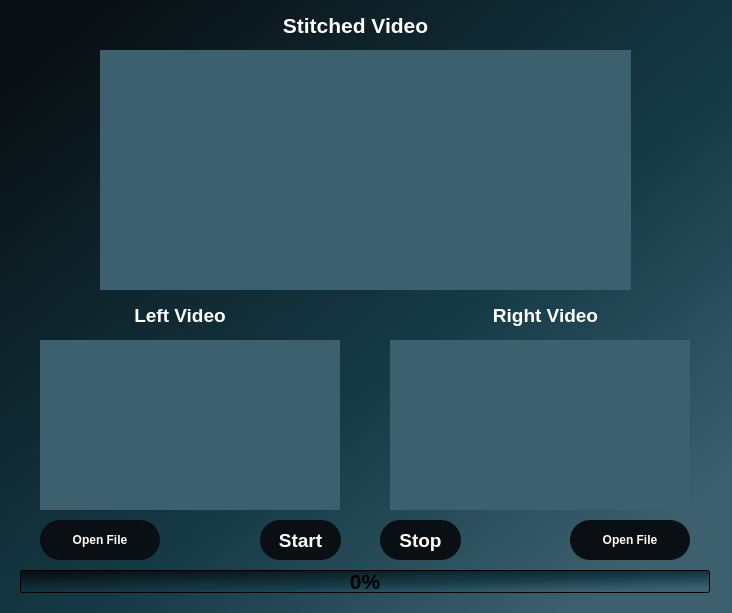
<?xml version="1.0" encoding="UTF-8"?>
<ui version="4.0">
 <class>Stitch_Dialog</class>
 <widget class="QDialog" name="Stitch_Dialog">
  <property name="geometry">
   <rect>
    <x>0</x>
    <y>0</y>
    <width>732</width>
    <height>613</height>
   </rect>
  </property>
  <property name="palette">
   <palette>
    <active>
     <colorrole role="WindowText">
      <brush brushstyle="SolidPattern">
       <color alpha="255">
        <red>255</red>
        <green>255</green>
        <blue>255</blue>
       </color>
      </brush>
     </colorrole>
     <colorrole role="Button">
      <brush brushstyle="LinearGradientPattern">
       <gradient startx="0.000000000000000" starty="0.000000000000000" endx="1.000000000000000" endy="1.000000000000000" type="LinearGradient" spread="PadSpread" coordinatemode="ObjectBoundingMode">
        <gradientstop position="0.064889900000000">
         <color alpha="255">
          <red>9</red>
          <green>15</green>
          <blue>19</blue>
         </color>
        </gradientstop>
        <gradientstop position="0.571233000000000">
         <color alpha="255">
          <red>21</red>
          <green>59</green>
          <blue>71</blue>
         </color>
        </gradientstop>
        <gradientstop position="0.890411000000000">
         <color alpha="255">
          <red>61</red>
          <green>96</green>
          <blue>110</blue>
         </color>
        </gradientstop>
       </gradient>
      </brush>
     </colorrole>
     <colorrole role="Text">
      <brush brushstyle="SolidPattern">
       <color alpha="255">
        <red>255</red>
        <green>255</green>
        <blue>255</blue>
       </color>
      </brush>
     </colorrole>
     <colorrole role="ButtonText">
      <brush brushstyle="SolidPattern">
       <color alpha="255">
        <red>255</red>
        <green>255</green>
        <blue>255</blue>
       </color>
      </brush>
     </colorrole>
     <colorrole role="Base">
      <brush brushstyle="LinearGradientPattern">
       <gradient startx="0.000000000000000" starty="0.000000000000000" endx="1.000000000000000" endy="1.000000000000000" type="LinearGradient" spread="PadSpread" coordinatemode="ObjectBoundingMode">
        <gradientstop position="0.064889900000000">
         <color alpha="255">
          <red>9</red>
          <green>15</green>
          <blue>19</blue>
         </color>
        </gradientstop>
        <gradientstop position="0.571233000000000">
         <color alpha="255">
          <red>21</red>
          <green>59</green>
          <blue>71</blue>
         </color>
        </gradientstop>
        <gradientstop position="0.890411000000000">
         <color alpha="255">
          <red>61</red>
          <green>96</green>
          <blue>110</blue>
         </color>
        </gradientstop>
       </gradient>
      </brush>
     </colorrole>
     <colorrole role="Window">
      <brush brushstyle="LinearGradientPattern">
       <gradient startx="0.000000000000000" starty="0.000000000000000" endx="1.000000000000000" endy="1.000000000000000" type="LinearGradient" spread="PadSpread" coordinatemode="ObjectBoundingMode">
        <gradientstop position="0.064889900000000">
         <color alpha="255">
          <red>9</red>
          <green>15</green>
          <blue>19</blue>
         </color>
        </gradientstop>
        <gradientstop position="0.571233000000000">
         <color alpha="255">
          <red>21</red>
          <green>59</green>
          <blue>71</blue>
         </color>
        </gradientstop>
        <gradientstop position="0.890411000000000">
         <color alpha="255">
          <red>61</red>
          <green>96</green>
          <blue>110</blue>
         </color>
        </gradientstop>
       </gradient>
      </brush>
     </colorrole>
     <colorrole role="ToolTipText">
      <brush brushstyle="SolidPattern">
       <color alpha="255">
        <red>255</red>
        <green>255</green>
        <blue>255</blue>
       </color>
      </brush>
     </colorrole>
    </active>
    <inactive>
     <colorrole role="WindowText">
      <brush brushstyle="SolidPattern">
       <color alpha="255">
        <red>255</red>
        <green>255</green>
        <blue>255</blue>
       </color>
      </brush>
     </colorrole>
     <colorrole role="Button">
      <brush brushstyle="LinearGradientPattern">
       <gradient startx="0.000000000000000" starty="0.000000000000000" endx="1.000000000000000" endy="1.000000000000000" type="LinearGradient" spread="PadSpread" coordinatemode="ObjectBoundingMode">
        <gradientstop position="0.064889900000000">
         <color alpha="255">
          <red>9</red>
          <green>15</green>
          <blue>19</blue>
         </color>
        </gradientstop>
        <gradientstop position="0.571233000000000">
         <color alpha="255">
          <red>21</red>
          <green>59</green>
          <blue>71</blue>
         </color>
        </gradientstop>
        <gradientstop position="0.890411000000000">
         <color alpha="255">
          <red>61</red>
          <green>96</green>
          <blue>110</blue>
         </color>
        </gradientstop>
       </gradient>
      </brush>
     </colorrole>
     <colorrole role="Text">
      <brush brushstyle="SolidPattern">
       <color alpha="255">
        <red>255</red>
        <green>255</green>
        <blue>255</blue>
       </color>
      </brush>
     </colorrole>
     <colorrole role="ButtonText">
      <brush brushstyle="SolidPattern">
       <color alpha="255">
        <red>255</red>
        <green>255</green>
        <blue>255</blue>
       </color>
      </brush>
     </colorrole>
     <colorrole role="Base">
      <brush brushstyle="LinearGradientPattern">
       <gradient startx="0.000000000000000" starty="0.000000000000000" endx="1.000000000000000" endy="1.000000000000000" type="LinearGradient" spread="PadSpread" coordinatemode="ObjectBoundingMode">
        <gradientstop position="0.064889900000000">
         <color alpha="255">
          <red>9</red>
          <green>15</green>
          <blue>19</blue>
         </color>
        </gradientstop>
        <gradientstop position="0.571233000000000">
         <color alpha="255">
          <red>21</red>
          <green>59</green>
          <blue>71</blue>
         </color>
        </gradientstop>
        <gradientstop position="0.890411000000000">
         <color alpha="255">
          <red>61</red>
          <green>96</green>
          <blue>110</blue>
         </color>
        </gradientstop>
       </gradient>
      </brush>
     </colorrole>
     <colorrole role="Window">
      <brush brushstyle="LinearGradientPattern">
       <gradient startx="0.000000000000000" starty="0.000000000000000" endx="1.000000000000000" endy="1.000000000000000" type="LinearGradient" spread="PadSpread" coordinatemode="ObjectBoundingMode">
        <gradientstop position="0.064889900000000">
         <color alpha="255">
          <red>9</red>
          <green>15</green>
          <blue>19</blue>
         </color>
        </gradientstop>
        <gradientstop position="0.571233000000000">
         <color alpha="255">
          <red>21</red>
          <green>59</green>
          <blue>71</blue>
         </color>
        </gradientstop>
        <gradientstop position="0.890411000000000">
         <color alpha="255">
          <red>61</red>
          <green>96</green>
          <blue>110</blue>
         </color>
        </gradientstop>
       </gradient>
      </brush>
     </colorrole>
     <colorrole role="ToolTipText">
      <brush brushstyle="SolidPattern">
       <color alpha="255">
        <red>255</red>
        <green>255</green>
        <blue>255</blue>
       </color>
      </brush>
     </colorrole>
    </inactive>
    <disabled>
     <colorrole role="Button">
      <brush brushstyle="LinearGradientPattern">
       <gradient startx="0.000000000000000" starty="0.000000000000000" endx="1.000000000000000" endy="1.000000000000000" type="LinearGradient" spread="PadSpread" coordinatemode="ObjectBoundingMode">
        <gradientstop position="0.064889900000000">
         <color alpha="255">
          <red>9</red>
          <green>15</green>
          <blue>19</blue>
         </color>
        </gradientstop>
        <gradientstop position="0.571233000000000">
         <color alpha="255">
          <red>21</red>
          <green>59</green>
          <blue>71</blue>
         </color>
        </gradientstop>
        <gradientstop position="0.890411000000000">
         <color alpha="255">
          <red>61</red>
          <green>96</green>
          <blue>110</blue>
         </color>
        </gradientstop>
       </gradient>
      </brush>
     </colorrole>
     <colorrole role="Base">
      <brush brushstyle="LinearGradientPattern">
       <gradient startx="0.000000000000000" starty="0.000000000000000" endx="1.000000000000000" endy="1.000000000000000" type="LinearGradient" spread="PadSpread" coordinatemode="ObjectBoundingMode">
        <gradientstop position="0.064889900000000">
         <color alpha="255">
          <red>9</red>
          <green>15</green>
          <blue>19</blue>
         </color>
        </gradientstop>
        <gradientstop position="0.571233000000000">
         <color alpha="255">
          <red>21</red>
          <green>59</green>
          <blue>71</blue>
         </color>
        </gradientstop>
        <gradientstop position="0.890411000000000">
         <color alpha="255">
          <red>61</red>
          <green>96</green>
          <blue>110</blue>
         </color>
        </gradientstop>
       </gradient>
      </brush>
     </colorrole>
     <colorrole role="Window">
      <brush brushstyle="LinearGradientPattern">
       <gradient startx="0.000000000000000" starty="0.000000000000000" endx="1.000000000000000" endy="1.000000000000000" type="LinearGradient" spread="PadSpread" coordinatemode="ObjectBoundingMode">
        <gradientstop position="0.064889900000000">
         <color alpha="255">
          <red>9</red>
          <green>15</green>
          <blue>19</blue>
         </color>
        </gradientstop>
        <gradientstop position="0.571233000000000">
         <color alpha="255">
          <red>21</red>
          <green>59</green>
          <blue>71</blue>
         </color>
        </gradientstop>
        <gradientstop position="0.890411000000000">
         <color alpha="255">
          <red>61</red>
          <green>96</green>
          <blue>110</blue>
         </color>
        </gradientstop>
       </gradient>
      </brush>
     </colorrole>
     <colorrole role="ToolTipText">
      <brush brushstyle="SolidPattern">
       <color alpha="255">
        <red>255</red>
        <green>255</green>
        <blue>255</blue>
       </color>
      </brush>
     </colorrole>
    </disabled>
   </palette>
  </property>
  <property name="font">
   <font>
    <pointsize>16</pointsize>
    <bold>true</bold>
   </font>
  </property>
  <property name="windowTitle">
   <string>Video Stitching</string>
  </property>
  <property name="styleSheet">
   <string notr="true">background-color: qlineargradient(spread:pad, x1:0, y1:0, x2:1, y2:1, stop:0.0648899 rgba(9, 15, 19, 255), stop:0.571233 rgba(21, 59, 71, 255), stop:0.890411 rgba(61, 96, 110, 255));</string>
  </property>
  <property name="sizeGripEnabled">
   <bool>false</bool>
  </property>
  <widget class="QLabel" name="stitchedVideo_label">
   <property name="geometry">
    <rect>
     <x>100</x>
     <y>50</y>
     <width>531</width>
     <height>240</height>
    </rect>
   </property>
   <property name="styleSheet">
    <string notr="true">background-color: rgb(61, 96, 110);</string>
   </property>
   <property name="text">
    <string/>
   </property>
   <property name="scaledContents">
    <bool>true</bool>
   </property>
  </widget>
  <widget class="QLabel" name="label_2">
   <property name="geometry">
    <rect>
     <x>280</x>
     <y>10</y>
     <width>151</width>
     <height>31</height>
    </rect>
   </property>
   <property name="font">
    <font>
     <pointsize>16</pointsize>
     <bold>true</bold>
    </font>
   </property>
   <property name="styleSheet">
    <string notr="true">background:none;
color:white;</string>
   </property>
   <property name="text">
    <string>Stitched Video</string>
   </property>
   <property name="alignment">
    <set>Qt::AlignCenter</set>
   </property>
  </widget>
  <widget class="QLabel" name="leftVideo_label">
   <property name="geometry">
    <rect>
     <x>40</x>
     <y>340</y>
     <width>300</width>
     <height>170</height>
    </rect>
   </property>
   <property name="styleSheet">
    <string notr="true">background-color: rgb(61, 96, 110);</string>
   </property>
   <property name="text">
    <string/>
   </property>
   <property name="scaledContents">
    <bool>true</bool>
   </property>
  </widget>
  <widget class="QLabel" name="rightVideo_label">
   <property name="geometry">
    <rect>
     <x>390</x>
     <y>340</y>
     <width>300</width>
     <height>170</height>
    </rect>
   </property>
   <property name="styleSheet">
    <string notr="true">background-color: rgb(61, 96, 110);</string>
   </property>
   <property name="text">
    <string/>
   </property>
   <property name="scaledContents">
    <bool>true</bool>
   </property>
  </widget>
  <widget class="QLabel" name="label_5">
   <property name="geometry">
    <rect>
     <x>130</x>
     <y>300</y>
     <width>100</width>
     <height>31</height>
    </rect>
   </property>
   <property name="font">
    <font>
     <pointsize>14</pointsize>
     <bold>true</bold>
    </font>
   </property>
   <property name="styleSheet">
    <string notr="true">background:none;
color:white;</string>
   </property>
   <property name="text">
    <string>Left Video</string>
   </property>
   <property name="alignment">
    <set>Qt::AlignCenter</set>
   </property>
  </widget>
  <widget class="QLabel" name="label_6">
   <property name="geometry">
    <rect>
     <x>490</x>
     <y>300</y>
     <width>111</width>
     <height>31</height>
    </rect>
   </property>
   <property name="font">
    <font>
     <pointsize>14</pointsize>
     <bold>true</bold>
    </font>
   </property>
   <property name="styleSheet">
    <string notr="true">background:none;
color:white;</string>
   </property>
   <property name="text">
    <string>Right Video</string>
   </property>
   <property name="alignment">
    <set>Qt::AlignCenter</set>
   </property>
  </widget>
  <widget class="QPushButton" name="leftOpen_pushButton">
   <property name="geometry">
    <rect>
     <x>40</x>
     <y>520</y>
     <width>120</width>
     <height>40</height>
    </rect>
   </property>
   <property name="font">
    <font>
     <pointsize>9</pointsize>
     <bold>true</bold>
    </font>
   </property>
   <property name="styleSheet">
    <string notr="true">QPushButton{
	background-color:#090f13;
color:white;
border-radius:20px;
}
QPushButton:pressed{
    color: rgb(255, 255, 255);
	border-radius:10px;
	background-color: rgb(230, 201, 39);
}</string>
   </property>
   <property name="text">
    <string>Open File</string>
   </property>
  </widget>
  <widget class="QPushButton" name="rightOpen_pushButton">
   <property name="geometry">
    <rect>
     <x>570</x>
     <y>520</y>
     <width>120</width>
     <height>40</height>
    </rect>
   </property>
   <property name="font">
    <font>
     <pointsize>9</pointsize>
     <bold>true</bold>
    </font>
   </property>
   <property name="styleSheet">
    <string notr="true">QPushButton{
	background-color:#090f13;
color:white;
border-radius:20px;
}
QPushButton:pressed{
    color: rgb(255, 255, 255);
	border-radius:10px;
	background-color: rgb(230, 201, 39);
}</string>
   </property>
   <property name="text">
    <string>Open File</string>
   </property>
  </widget>
  <widget class="QPushButton" name="start_pushButton">
   <property name="geometry">
    <rect>
     <x>260</x>
     <y>520</y>
     <width>81</width>
     <height>40</height>
    </rect>
   </property>
   <property name="font">
    <font>
     <pointsize>14</pointsize>
     <bold>true</bold>
    </font>
   </property>
   <property name="styleSheet">
    <string notr="true">QPushButton{
	background-color:#090f13;
color:white;
border-radius:20px;
}
QPushButton:pressed{
    color: rgb(255, 255, 255);
	border-radius:10px;
	background-color: rgb(230, 201, 39);
}</string>
   </property>
   <property name="text">
    <string>Start</string>
   </property>
   <property name="checkable">
    <bool>true</bool>
   </property>
   <property name="autoExclusive">
    <bool>true</bool>
   </property>
  </widget>
  <widget class="QPushButton" name="stop_pushButton">
   <property name="geometry">
    <rect>
     <x>380</x>
     <y>520</y>
     <width>81</width>
     <height>40</height>
    </rect>
   </property>
   <property name="font">
    <font>
     <pointsize>14</pointsize>
     <bold>true</bold>
    </font>
   </property>
   <property name="styleSheet">
    <string notr="true">QPushButton{
	background-color:#090f13;
color:white;
border-radius:20px;
}
QPushButton:pressed{
    color: rgb(255, 255, 255);
	border-radius:10px;
	background-color: rgb(230, 201, 39);
}</string>
   </property>
   <property name="text">
    <string>Stop</string>
   </property>
   <property name="checkable">
    <bool>true</bool>
   </property>
   <property name="autoExclusive">
    <bool>true</bool>
   </property>
  </widget>
  <widget class="QProgressBar" name="progressBar">
   <property name="geometry">
    <rect>
     <x>20</x>
     <y>570</y>
     <width>690</width>
     <height>23</height>
    </rect>
   </property>
   <property name="maximumSize">
    <size>
     <width>690</width>
     <height>23</height>
    </size>
   </property>
   <property name="palette">
    <palette>
     <active>
      <colorrole role="WindowText">
       <brush brushstyle="SolidPattern">
        <color alpha="255">
         <red>0</red>
         <green>0</green>
         <blue>0</blue>
        </color>
       </brush>
      </colorrole>
      <colorrole role="Button">
       <brush brushstyle="LinearGradientPattern">
        <gradient startx="0.000000000000000" starty="0.000000000000000" endx="1.000000000000000" endy="1.000000000000000" type="LinearGradient" spread="PadSpread" coordinatemode="ObjectBoundingMode">
         <gradientstop position="0.064889900000000">
          <color alpha="255">
           <red>9</red>
           <green>15</green>
           <blue>19</blue>
          </color>
         </gradientstop>
         <gradientstop position="0.571233000000000">
          <color alpha="255">
           <red>21</red>
           <green>59</green>
           <blue>71</blue>
          </color>
         </gradientstop>
         <gradientstop position="0.890411000000000">
          <color alpha="255">
           <red>61</red>
           <green>96</green>
           <blue>110</blue>
          </color>
         </gradientstop>
        </gradient>
       </brush>
      </colorrole>
      <colorrole role="Light">
       <brush brushstyle="SolidPattern">
        <color alpha="255">
         <red>255</red>
         <green>255</green>
         <blue>255</blue>
        </color>
       </brush>
      </colorrole>
      <colorrole role="Midlight">
       <brush brushstyle="SolidPattern">
        <color alpha="255">
         <red>255</red>
         <green>255</green>
         <blue>255</blue>
        </color>
       </brush>
      </colorrole>
      <colorrole role="Dark">
       <brush brushstyle="SolidPattern">
        <color alpha="255">
         <red>127</red>
         <green>127</green>
         <blue>127</blue>
        </color>
       </brush>
      </colorrole>
      <colorrole role="Mid">
       <brush brushstyle="SolidPattern">
        <color alpha="255">
         <red>170</red>
         <green>170</green>
         <blue>170</blue>
        </color>
       </brush>
      </colorrole>
      <colorrole role="Text">
       <brush brushstyle="SolidPattern">
        <color alpha="255">
         <red>0</red>
         <green>0</green>
         <blue>0</blue>
        </color>
       </brush>
      </colorrole>
      <colorrole role="BrightText">
       <brush brushstyle="SolidPattern">
        <color alpha="255">
         <red>255</red>
         <green>255</green>
         <blue>255</blue>
        </color>
       </brush>
      </colorrole>
      <colorrole role="ButtonText">
       <brush brushstyle="SolidPattern">
        <color alpha="255">
         <red>0</red>
         <green>0</green>
         <blue>0</blue>
        </color>
       </brush>
      </colorrole>
      <colorrole role="Base">
       <brush brushstyle="LinearGradientPattern">
        <gradient startx="0.000000000000000" starty="0.000000000000000" endx="1.000000000000000" endy="1.000000000000000" type="LinearGradient" spread="PadSpread" coordinatemode="ObjectBoundingMode">
         <gradientstop position="0.064889900000000">
          <color alpha="255">
           <red>9</red>
           <green>15</green>
           <blue>19</blue>
          </color>
         </gradientstop>
         <gradientstop position="0.571233000000000">
          <color alpha="255">
           <red>21</red>
           <green>59</green>
           <blue>71</blue>
          </color>
         </gradientstop>
         <gradientstop position="0.890411000000000">
          <color alpha="255">
           <red>61</red>
           <green>96</green>
           <blue>110</blue>
          </color>
         </gradientstop>
        </gradient>
       </brush>
      </colorrole>
      <colorrole role="Window">
       <brush brushstyle="LinearGradientPattern">
        <gradient startx="0.000000000000000" starty="0.000000000000000" endx="1.000000000000000" endy="1.000000000000000" type="LinearGradient" spread="PadSpread" coordinatemode="ObjectBoundingMode">
         <gradientstop position="0.064889900000000">
          <color alpha="255">
           <red>9</red>
           <green>15</green>
           <blue>19</blue>
          </color>
         </gradientstop>
         <gradientstop position="0.571233000000000">
          <color alpha="255">
           <red>21</red>
           <green>59</green>
           <blue>71</blue>
          </color>
         </gradientstop>
         <gradientstop position="0.890411000000000">
          <color alpha="255">
           <red>61</red>
           <green>96</green>
           <blue>110</blue>
          </color>
         </gradientstop>
        </gradient>
       </brush>
      </colorrole>
      <colorrole role="Shadow">
       <brush brushstyle="SolidPattern">
        <color alpha="255">
         <red>0</red>
         <green>0</green>
         <blue>0</blue>
        </color>
       </brush>
      </colorrole>
      <colorrole role="AlternateBase">
       <brush brushstyle="SolidPattern">
        <color alpha="255">
         <red>255</red>
         <green>255</green>
         <blue>255</blue>
        </color>
       </brush>
      </colorrole>
      <colorrole role="ToolTipBase">
       <brush brushstyle="SolidPattern">
        <color alpha="255">
         <red>255</red>
         <green>255</green>
         <blue>220</blue>
        </color>
       </brush>
      </colorrole>
      <colorrole role="ToolTipText">
       <brush brushstyle="SolidPattern">
        <color alpha="255">
         <red>0</red>
         <green>0</green>
         <blue>0</blue>
        </color>
       </brush>
      </colorrole>
      <colorrole role="PlaceholderText">
       <brush brushstyle="SolidPattern">
        <color alpha="127">
         <red>0</red>
         <green>0</green>
         <blue>0</blue>
        </color>
       </brush>
      </colorrole>
     </active>
     <inactive>
      <colorrole role="WindowText">
       <brush brushstyle="SolidPattern">
        <color alpha="255">
         <red>0</red>
         <green>0</green>
         <blue>0</blue>
        </color>
       </brush>
      </colorrole>
      <colorrole role="Button">
       <brush brushstyle="LinearGradientPattern">
        <gradient startx="0.000000000000000" starty="0.000000000000000" endx="1.000000000000000" endy="1.000000000000000" type="LinearGradient" spread="PadSpread" coordinatemode="ObjectBoundingMode">
         <gradientstop position="0.064889900000000">
          <color alpha="255">
           <red>9</red>
           <green>15</green>
           <blue>19</blue>
          </color>
         </gradientstop>
         <gradientstop position="0.571233000000000">
          <color alpha="255">
           <red>21</red>
           <green>59</green>
           <blue>71</blue>
          </color>
         </gradientstop>
         <gradientstop position="0.890411000000000">
          <color alpha="255">
           <red>61</red>
           <green>96</green>
           <blue>110</blue>
          </color>
         </gradientstop>
        </gradient>
       </brush>
      </colorrole>
      <colorrole role="Light">
       <brush brushstyle="SolidPattern">
        <color alpha="255">
         <red>255</red>
         <green>255</green>
         <blue>255</blue>
        </color>
       </brush>
      </colorrole>
      <colorrole role="Midlight">
       <brush brushstyle="SolidPattern">
        <color alpha="255">
         <red>255</red>
         <green>255</green>
         <blue>255</blue>
        </color>
       </brush>
      </colorrole>
      <colorrole role="Dark">
       <brush brushstyle="SolidPattern">
        <color alpha="255">
         <red>127</red>
         <green>127</green>
         <blue>127</blue>
        </color>
       </brush>
      </colorrole>
      <colorrole role="Mid">
       <brush brushstyle="SolidPattern">
        <color alpha="255">
         <red>170</red>
         <green>170</green>
         <blue>170</blue>
        </color>
       </brush>
      </colorrole>
      <colorrole role="Text">
       <brush brushstyle="SolidPattern">
        <color alpha="255">
         <red>0</red>
         <green>0</green>
         <blue>0</blue>
        </color>
       </brush>
      </colorrole>
      <colorrole role="BrightText">
       <brush brushstyle="SolidPattern">
        <color alpha="255">
         <red>255</red>
         <green>255</green>
         <blue>255</blue>
        </color>
       </brush>
      </colorrole>
      <colorrole role="ButtonText">
       <brush brushstyle="SolidPattern">
        <color alpha="255">
         <red>0</red>
         <green>0</green>
         <blue>0</blue>
        </color>
       </brush>
      </colorrole>
      <colorrole role="Base">
       <brush brushstyle="LinearGradientPattern">
        <gradient startx="0.000000000000000" starty="0.000000000000000" endx="1.000000000000000" endy="1.000000000000000" type="LinearGradient" spread="PadSpread" coordinatemode="ObjectBoundingMode">
         <gradientstop position="0.064889900000000">
          <color alpha="255">
           <red>9</red>
           <green>15</green>
           <blue>19</blue>
          </color>
         </gradientstop>
         <gradientstop position="0.571233000000000">
          <color alpha="255">
           <red>21</red>
           <green>59</green>
           <blue>71</blue>
          </color>
         </gradientstop>
         <gradientstop position="0.890411000000000">
          <color alpha="255">
           <red>61</red>
           <green>96</green>
           <blue>110</blue>
          </color>
         </gradientstop>
        </gradient>
       </brush>
      </colorrole>
      <colorrole role="Window">
       <brush brushstyle="LinearGradientPattern">
        <gradient startx="0.000000000000000" starty="0.000000000000000" endx="1.000000000000000" endy="1.000000000000000" type="LinearGradient" spread="PadSpread" coordinatemode="ObjectBoundingMode">
         <gradientstop position="0.064889900000000">
          <color alpha="255">
           <red>9</red>
           <green>15</green>
           <blue>19</blue>
          </color>
         </gradientstop>
         <gradientstop position="0.571233000000000">
          <color alpha="255">
           <red>21</red>
           <green>59</green>
           <blue>71</blue>
          </color>
         </gradientstop>
         <gradientstop position="0.890411000000000">
          <color alpha="255">
           <red>61</red>
           <green>96</green>
           <blue>110</blue>
          </color>
         </gradientstop>
        </gradient>
       </brush>
      </colorrole>
      <colorrole role="Shadow">
       <brush brushstyle="SolidPattern">
        <color alpha="255">
         <red>0</red>
         <green>0</green>
         <blue>0</blue>
        </color>
       </brush>
      </colorrole>
      <colorrole role="AlternateBase">
       <brush brushstyle="SolidPattern">
        <color alpha="255">
         <red>255</red>
         <green>255</green>
         <blue>255</blue>
        </color>
       </brush>
      </colorrole>
      <colorrole role="ToolTipBase">
       <brush brushstyle="SolidPattern">
        <color alpha="255">
         <red>255</red>
         <green>255</green>
         <blue>220</blue>
        </color>
       </brush>
      </colorrole>
      <colorrole role="ToolTipText">
       <brush brushstyle="SolidPattern">
        <color alpha="255">
         <red>0</red>
         <green>0</green>
         <blue>0</blue>
        </color>
       </brush>
      </colorrole>
      <colorrole role="PlaceholderText">
       <brush brushstyle="SolidPattern">
        <color alpha="127">
         <red>0</red>
         <green>0</green>
         <blue>0</blue>
        </color>
       </brush>
      </colorrole>
     </inactive>
     <disabled>
      <colorrole role="WindowText">
       <brush brushstyle="SolidPattern">
        <color alpha="255">
         <red>127</red>
         <green>127</green>
         <blue>127</blue>
        </color>
       </brush>
      </colorrole>
      <colorrole role="Button">
       <brush brushstyle="LinearGradientPattern">
        <gradient startx="0.000000000000000" starty="0.000000000000000" endx="1.000000000000000" endy="1.000000000000000" type="LinearGradient" spread="PadSpread" coordinatemode="ObjectBoundingMode">
         <gradientstop position="0.064889900000000">
          <color alpha="255">
           <red>9</red>
           <green>15</green>
           <blue>19</blue>
          </color>
         </gradientstop>
         <gradientstop position="0.571233000000000">
          <color alpha="255">
           <red>21</red>
           <green>59</green>
           <blue>71</blue>
          </color>
         </gradientstop>
         <gradientstop position="0.890411000000000">
          <color alpha="255">
           <red>61</red>
           <green>96</green>
           <blue>110</blue>
          </color>
         </gradientstop>
        </gradient>
       </brush>
      </colorrole>
      <colorrole role="Light">
       <brush brushstyle="SolidPattern">
        <color alpha="255">
         <red>255</red>
         <green>255</green>
         <blue>255</blue>
        </color>
       </brush>
      </colorrole>
      <colorrole role="Midlight">
       <brush brushstyle="SolidPattern">
        <color alpha="255">
         <red>255</red>
         <green>255</green>
         <blue>255</blue>
        </color>
       </brush>
      </colorrole>
      <colorrole role="Dark">
       <brush brushstyle="SolidPattern">
        <color alpha="255">
         <red>127</red>
         <green>127</green>
         <blue>127</blue>
        </color>
       </brush>
      </colorrole>
      <colorrole role="Mid">
       <brush brushstyle="SolidPattern">
        <color alpha="255">
         <red>170</red>
         <green>170</green>
         <blue>170</blue>
        </color>
       </brush>
      </colorrole>
      <colorrole role="Text">
       <brush brushstyle="SolidPattern">
        <color alpha="255">
         <red>127</red>
         <green>127</green>
         <blue>127</blue>
        </color>
       </brush>
      </colorrole>
      <colorrole role="BrightText">
       <brush brushstyle="SolidPattern">
        <color alpha="255">
         <red>255</red>
         <green>255</green>
         <blue>255</blue>
        </color>
       </brush>
      </colorrole>
      <colorrole role="ButtonText">
       <brush brushstyle="SolidPattern">
        <color alpha="255">
         <red>127</red>
         <green>127</green>
         <blue>127</blue>
        </color>
       </brush>
      </colorrole>
      <colorrole role="Base">
       <brush brushstyle="LinearGradientPattern">
        <gradient startx="0.000000000000000" starty="0.000000000000000" endx="1.000000000000000" endy="1.000000000000000" type="LinearGradient" spread="PadSpread" coordinatemode="ObjectBoundingMode">
         <gradientstop position="0.064889900000000">
          <color alpha="255">
           <red>9</red>
           <green>15</green>
           <blue>19</blue>
          </color>
         </gradientstop>
         <gradientstop position="0.571233000000000">
          <color alpha="255">
           <red>21</red>
           <green>59</green>
           <blue>71</blue>
          </color>
         </gradientstop>
         <gradientstop position="0.890411000000000">
          <color alpha="255">
           <red>61</red>
           <green>96</green>
           <blue>110</blue>
          </color>
         </gradientstop>
        </gradient>
       </brush>
      </colorrole>
      <colorrole role="Window">
       <brush brushstyle="LinearGradientPattern">
        <gradient startx="0.000000000000000" starty="0.000000000000000" endx="1.000000000000000" endy="1.000000000000000" type="LinearGradient" spread="PadSpread" coordinatemode="ObjectBoundingMode">
         <gradientstop position="0.064889900000000">
          <color alpha="255">
           <red>9</red>
           <green>15</green>
           <blue>19</blue>
          </color>
         </gradientstop>
         <gradientstop position="0.571233000000000">
          <color alpha="255">
           <red>21</red>
           <green>59</green>
           <blue>71</blue>
          </color>
         </gradientstop>
         <gradientstop position="0.890411000000000">
          <color alpha="255">
           <red>61</red>
           <green>96</green>
           <blue>110</blue>
          </color>
         </gradientstop>
        </gradient>
       </brush>
      </colorrole>
      <colorrole role="Shadow">
       <brush brushstyle="SolidPattern">
        <color alpha="255">
         <red>0</red>
         <green>0</green>
         <blue>0</blue>
        </color>
       </brush>
      </colorrole>
      <colorrole role="AlternateBase">
       <brush brushstyle="SolidPattern">
        <color alpha="255">
         <red>255</red>
         <green>255</green>
         <blue>255</blue>
        </color>
       </brush>
      </colorrole>
      <colorrole role="ToolTipBase">
       <brush brushstyle="SolidPattern">
        <color alpha="255">
         <red>255</red>
         <green>255</green>
         <blue>220</blue>
        </color>
       </brush>
      </colorrole>
      <colorrole role="ToolTipText">
       <brush brushstyle="SolidPattern">
        <color alpha="255">
         <red>0</red>
         <green>0</green>
         <blue>0</blue>
        </color>
       </brush>
      </colorrole>
      <colorrole role="PlaceholderText">
       <brush brushstyle="SolidPattern">
        <color alpha="127">
         <red>127</red>
         <green>127</green>
         <blue>127</blue>
        </color>
       </brush>
      </colorrole>
     </disabled>
    </palette>
   </property>
   <property name="font">
    <font>
     <pointsize>16</pointsize>
     <bold>true</bold>
     <underline>false</underline>
    </font>
   </property>
   <property name="value">
    <number>0</number>
   </property>
   <property name="alignment">
    <set>Qt::AlignCenter</set>
   </property>
   <property name="orientation">
    <enum>Qt::Horizontal</enum>
   </property>
   <property name="invertedAppearance">
    <bool>false</bool>
   </property>
   <property name="textDirection">
    <enum>QProgressBar::TopToBottom</enum>
   </property>
  </widget>
 </widget>
 <resources/>
 <connections/>
</ui>
